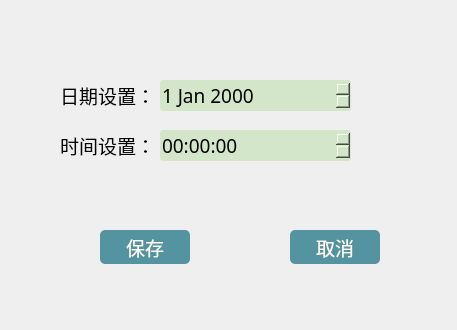
<?xml version="1.0" encoding="UTF-8"?>
<ui version="4.0">
 <class>dataset</class>
 <widget class="QWidget" name="dataset">
  <property name="geometry">
   <rect>
    <x>0</x>
    <y>0</y>
    <width>457</width>
    <height>330</height>
   </rect>
  </property>
  <property name="windowTitle">
   <string>Form</string>
  </property>
  <widget class="QLabel" name="label">
   <property name="geometry">
    <rect>
     <x>60</x>
     <y>80</y>
     <width>91</width>
     <height>31</height>
    </rect>
   </property>
   <property name="font">
    <font>
     <family>幼圆</family>
     <pointsize>14</pointsize>
    </font>
   </property>
   <property name="text">
    <string>日期设置：</string>
   </property>
  </widget>
  <widget class="QLabel" name="label_2">
   <property name="geometry">
    <rect>
     <x>60</x>
     <y>130</y>
     <width>91</width>
     <height>31</height>
    </rect>
   </property>
   <property name="font">
    <font>
     <family>幼圆</family>
     <pointsize>14</pointsize>
    </font>
   </property>
   <property name="text">
    <string>时间设置：</string>
   </property>
  </widget>
  <widget class="QDateEdit" name="dateEdit">
   <property name="geometry">
    <rect>
     <x>160</x>
     <y>80</y>
     <width>191</width>
     <height>31</height>
    </rect>
   </property>
   <property name="font">
    <font>
     <family>幼圆</family>
     <pointsize>14</pointsize>
    </font>
   </property>
   <property name="styleSheet">
    <string notr="true">background-color:#D4E6CA;
border-radius:3px;</string>
   </property>
  </widget>
  <widget class="QTimeEdit" name="timeEdit">
   <property name="geometry">
    <rect>
     <x>160</x>
     <y>130</y>
     <width>191</width>
     <height>31</height>
    </rect>
   </property>
   <property name="font">
    <font>
     <family>幼圆</family>
     <pointsize>14</pointsize>
    </font>
   </property>
   <property name="styleSheet">
    <string notr="true">background-color:#D4E6CA;
border-radius:3px;</string>
   </property>
  </widget>
  <widget class="QPushButton" name="save">
   <property name="geometry">
    <rect>
     <x>100</x>
     <y>230</y>
     <width>90</width>
     <height>34</height>
    </rect>
   </property>
   <property name="font">
    <font>
     <family>幼圆</family>
     <pointsize>14</pointsize>
    </font>
   </property>
   <property name="styleSheet">
    <string notr="true">background-color: rgb(83, 148, 160);
color: rgb(255, 250, 240);
border-radius:5px;</string>
   </property>
   <property name="text">
    <string>保存</string>
   </property>
  </widget>
  <widget class="QPushButton" name="cancel">
   <property name="geometry">
    <rect>
     <x>290</x>
     <y>230</y>
     <width>90</width>
     <height>34</height>
    </rect>
   </property>
   <property name="font">
    <font>
     <family>幼圆</family>
     <pointsize>14</pointsize>
    </font>
   </property>
   <property name="styleSheet">
    <string notr="true">background-color: rgb(83, 148, 160);
color: rgb(255, 250, 240);
border-radius:5px;</string>
   </property>
   <property name="text">
    <string>取消</string>
   </property>
  </widget>
 </widget>
 <resources/>
 <connections/>
</ui>
